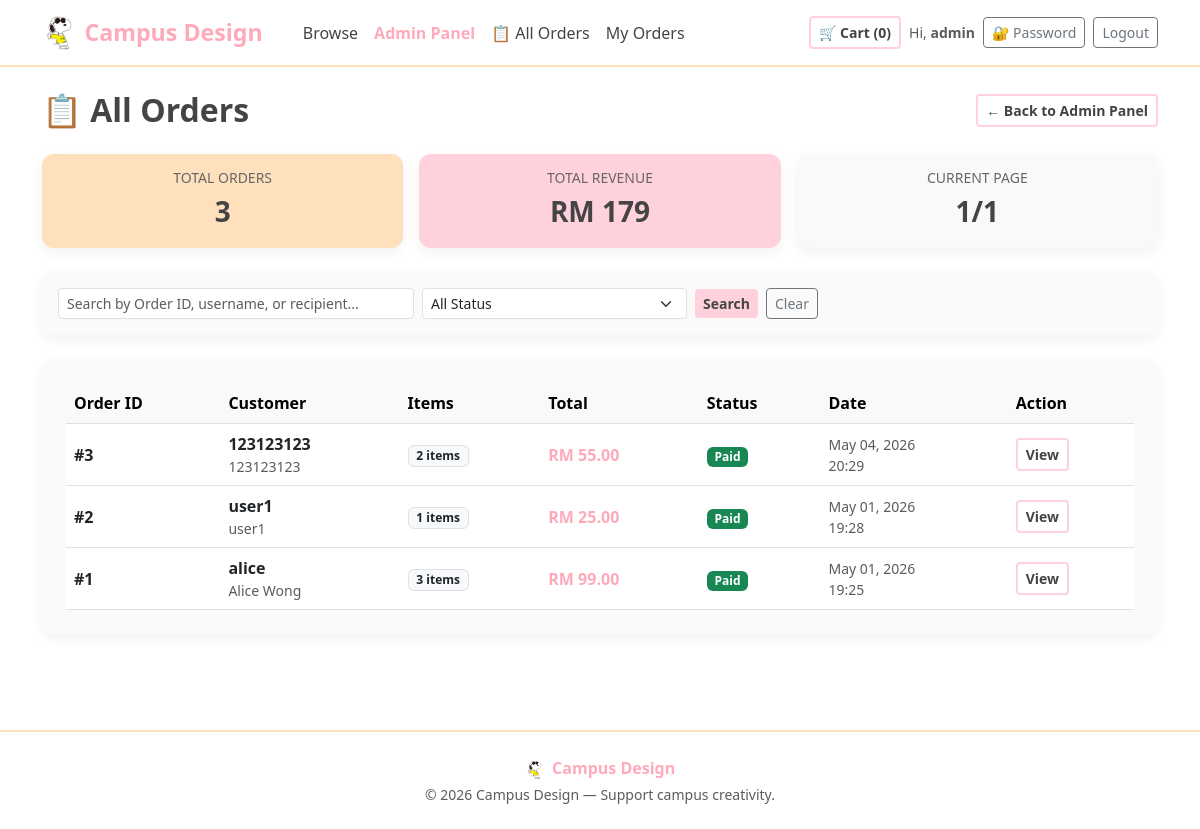
The page /management/orders/ (signed in) on the database its author committed.
### shop/models.py (models this page shows, shortened)
class User(AbstractUser):
    ROLE_CHOICES = (
        ('buyer', 'Buyer'),
        ('seller', 'Seller'),
        ('admin', 'Admin'),
    )
    role = models.CharField(
        max_length=10,
        choices=ROLE_CHOICES,
        default='buyer',
        verbose_name='Role'
    )
    student_id = models.CharField(
        max_length=20,
        blank=True,
        null=True,
        verbose_name='Student ID'
    )
    phone = models.CharField(
        max_length=20,
        blank=True,
        null=True,
        verbose_name='Phone Number'
    )
    avatar = models.ImageField(
        upload_to='avatars/',
        blank=True,
        null=True,
        verbose_name='Avatar'
    )
    bio = models.TextField(
        blank=True,
        default='',
        verbose_name='Bio'
    )
    class Meta:
        verbose_name = 'User'
        verbose_name_plural = 'Users'
        ordering = ['-date_joined']

class Order(models.Model):
    STATUS_CHOICES = (
        ('pending', 'Pending'),
        ('paid', 'Paid'),
        ('shipped', 'Shipped'),
        ('completed', 'Completed'),
        ('cancelled', 'Cancelled'),
    )
    PAYMENT_CHOICES = (
        ('online', 'Online Payment'),
        ('cash', 'Cash on Delivery'),
        ('transfer', 'Bank Transfer'),
    )
    user = models.ForeignKey(
        User,
        on_delete=models.CASCADE,
        related_name='orders',
        verbose_name='Buyer'
    )
    total_amount = models.DecimalField(
        max_digits=10,
        decimal_places=2,
        verbose_name='Total Amount'
    )
    status = models.CharField(
        max_length=20,
        choices=STATUS_CHOICES,
        default='pending',
        verbose_name='Status'
    )
    payment_method = models.CharField(
        max_length=20,
        choices=PAYMENT_CHOICES,
        default='online',
        verbose_name='Payment Method'
    )
    full_name = models.CharField(
        max_length=200,
        default='',
        verbose_name='Recipient Name'
    )
    email = models.EmailField(
        default='',
        verbose_name='Email'
    )
    address = models.TextField(
        default='',
        verbose_name='Shipping Address'
    )
    phone = models.CharField(
        max_length=20,
        blank=True,
        default='',
        verbose_name='Phone'
    )
    notes = models.TextField(
        blank=True,
        default='',
        verbose_name='Order Notes'
    )
    created_at = models.DateTimeField(
        auto_now_add=True,
        verbose_name='Created At'
    )
    updated_at = models.DateTimeField(
        auto_now=True,
        verbose_name='Updated At'
    )
    class Meta:
        verbose_name = 'Order'
        verbose_name_plural = 'Orders'
        ordering = ['-created_at']

### shop/views.py (the view)
# urls.py: path('management/orders/',      views.admin_order_history, name='admin_order_history'),
@login_required
@user_passes_test(_is_admin, login_url='/')
def admin_order_history(request):
    orders = Order.objects.all().select_related('user').prefetch_related(
        'items__product', 'items__seller'
    ).order_by('-created_at')
    status = request.GET.get('status', '').strip()
    if status:
        orders = orders.filter(status=status)
    search = request.GET.get('search', '').strip()
    if search:
        orders = orders.filter(
            Q(id__icontains=search) |
            Q(user__username__icontains=search) |
            Q(full_name__icontains=search)
        )
    paginator = Paginator(orders, 15)
    page_obj = paginator.get_page(request.GET.get('page'))
    total_orders = Order.objects.count()
    total_revenue = Order.objects.filter(
        status__in=['paid', 'completed']
    ).aggregate(t=Sum('total_amount'))['t'] or 0
    return render(request, 'admin_panel/order_history.html', {
        'orders': page_obj,
        'page_obj': page_obj,
        'status': status,
        'search': search,
        'status_choices': Order.STATUS_CHOICES,
        'total_orders': total_orders,
        'total_revenue': total_revenue,
        'active_page': 'admin',
    })

### shop/templatetags/cart_tags.py (called while the page is built)
@register.simple_tag
def cart_item_count(user):
    try:
        if user.is_authenticated and hasattr(user, 'cart_items'):
            return user.cart_items.aggregate(total=Sum('quantity'))['total'] or 0
    except Exception:
        pass
    return 0

### shop/views.py (called while the page is built)
def _is_admin(u):
    return u.is_authenticated and u.role == 'admin'

### templates/admin_panel/order_history.html (shortened to what this page needs)
{% extends 'base.html' %}
{% block content %}
<div class="container mt-4 pb-5">
    <div class="d-flex flex-wrap justify-content-between align-items-center mb-4">
        <h2 class="fw-bold mb-0">📋 All Orders</h2>
        <div class="d-flex gap-2">
            <a href="{% url 'admin_management' %}" class="btn btn-outline-pink btn-sm">
                ← Back to Admin Panel
            </a>
        </div>
    </div>
    <div class="row g-3 mb-4">
        <div class="col-md-4">
            <div class="card-plain p-3 text-center" style="background:var(--orange);">
                <h6 class="text-uppercase small mb-1" style="color:#666;">Total Orders</h6>
                <p class="fs-3 fw-bold mb-0">{{ total_orders }}</p>
            </div>
        </div>
        <div class="col-md-4">
            <div class="card-plain p-3 text-center" style="background:var(--pink);">
                <h6 class="text-uppercase small mb-1" style="color:#666;">Total Revenue</h6>
                <p class="fs-3 fw-bold mb-0">RM {{ total_revenue }}</p>
            </div>
        </div>
        <div class="col-md-4">
            <div class="card-plain p-3 text-center bg-light">
                <h6 class="text-uppercase small mb-1" style="color:#666;">Current Page</h6>
                <p class="fs-3 fw-bold mb-0">{{ page_obj.number }}/{{ page_obj.paginator.num_pages }}</p>
            </div>
        </div>
    </div>
    <div class="card-plain p-3 mb-4" style="background:#FAFAFA;">
        <form method="get" class="row g-2 align-items-center">
            <div class="col-md-4">
                <input type="text" name="search" class="form-control form-control-sm"
                       placeholder="Search by Order ID, username, or recipient..."
                       value="{{ search }}">
            </div>
            <div class="col-md-3">
                <select name="status" class="form-select form-select-sm">
                    <option value="">All Status</option>
                </select>
            </div>
            <div class="col-auto">
                <button type="submit" class="btn btn-pink btn-sm">Search</button>
            </div>
            <div class="col-auto">
                <a href="{% url 'admin_order_history' %}" class="btn btn-outline-secondary btn-sm">Clear</a>
            </div>
        </form>
    </div>
    <div class="card-plain p-4" style="background:#FAFAFA;">
        <div class="table-responsive">
            <table class="table align-middle mb-0">
                <thead class="table-light">
                    <tr>
                        <th>Order ID</th>
                        <th>Customer</th>
                        <th>Items</th>
                        <th>Total</th>
                        <th>Status</th>
                        <th>Date</th>
                        <th>Action</th>
                    </tr>
                </thead>
                <tbody>
                    {% for order in orders %}
                    <tr>
                        <td class="fw-bold">#{{ order.id }}</td>
                        <td>
                            <div class="fw-semibold">{{ order.user.username }}</div>
                            <div class="small text-muted">{{ order.full_name }}</div>
                        </td>
                        <td>
                            <span class="badge bg-light text-dark border">{{ order.items.count }} items</span>
                        </td>
                        <td class="fw-bold" style="color:var(--pink-deep);">RM {{ order.total_amount }}</td>
                        <td>
                            {% if order.status == 'paid' %}
                            <span class="badge bg-success">{{ order.get_status_display }}</span>
                            {% elif order.status == 'shipped' %}
                            <span class="badge bg-info">{{ order.get_status_display }}</span>
                            {% elif order.status == 'completed' %}
                            <span class="badge bg-primary">{{ order.get_status_display }}</span>
                            {% elif order.status == 'cancelled' %}
                            <span class="badge bg-danger">{{ order.get_status_display }}</span>
                            {% else %}
                            <span class="badge bg-warning text-dark">{{ order.get_status_display }}</span>
                            {% endif %}
                        </td>
                        <td class="small text-muted">{{ order.created_at|date:"M d, Y" }}<br>{{ order.created_at|date:"H:i" }}</td>
                        <td>
                            <a href="{% url 'order_detail' order.id %}" class="btn btn-outline-pink btn-sm">
                                View
                            </a>
                        </td>
                    </tr>
                    {% endfor %}
                </tbody>
            </table>
        </div>
    </div>
</div>
{% endblock %}

### templates/base.html (shortened to what this page needs)
{% load static %}
{% load cart_tags %}
<!DOCTYPE html>
<html lang="en">
<head>
    <link href="https://cdn.jsdelivr.net/npm/bootstrap@5.3.0/dist/css/bootstrap.min.css" rel="stylesheet">
</head>
<body>
<nav class="navbar navbar-expand-lg topnav sticky-top">
    <div class="container">
        <a class="navbar-brand d-flex align-items-center" href="{% url 'index' %}">
            <img src="{% static 'images/logo.png' %}" alt="Logo"
                 height="36" class="me-2" onerror="this.style.display='none'">
            Campus Design
        </a>
        <div class="collapse navbar-collapse" id="navMain">
            <ul class="navbar-nav me-auto ms-3">
                <li class="nav-item">
                    <a class="nav-link {% if active_page == 'browse' %}active{% endif %}"
                       href="{% url 'index' %}">Browse</a>
                </li>
                {% if user.is_authenticated and user.role == 'admin' %}
                <li class="nav-item">
                    <a class="nav-link {% if active_page == 'admin' %}active{% endif %}"
                       href="{% url 'admin_management' %}">Admin Panel</a>
                </li>
                <li class="nav-item">
                    <a class="nav-link {% if active_page == 'admin_orders' %}active{% endif %}"
                       href="{% url 'admin_order_history' %}">📋 All Orders</a>
                </li>
                {% endif %}
                {% if user.is_authenticated %}
                <li class="nav-item">
                    <a class="nav-link {% if active_page == 'orders' %}active{% endif %}"
                       href="{% url 'order_history' %}">My Orders</a>
                </li>
                {% endif %}
            </ul>
            <div class="d-flex align-items-center gap-2">
                {% cart_item_count user as item_count %}
                <a href="{% url 'cart' %}" class="btn btn-outline-pink btn-sm">
                    🛒 Cart (<span id="cart-count">{{ item_count }}</span>)
                </a>
                {% if user.is_authenticated %}
                    <span class="text-muted small d-none d-md-inline">
                        Hi, <strong>{{ user.username }}</strong></span>
                    <a href="{% url 'password_change' %}" class="btn btn-outline-secondary btn-sm">🔐 Password</a>
                    <a href="{% url 'logout' %}" class="btn btn-outline-secondary btn-sm">Logout</a>
                {% else %}
                    <a href="{% url 'login' %}" class="btn btn-pink btn-sm">Login</a>
                    <a href="{% url 'register' %}" class="btn btn-outline-pink btn-sm">Register</a>
                {% endif %}
            </div>
        </div>
    </div>
</nav>
<main class="flex-grow">
    {% block content %}{% endblock %}
</main>
<footer class="text-center py-4 mt-5">
    <div class="container">
        <p class="mb-1 fw-bold" style="color:var(--pink-deep);">
            <img src="{% static 'images/logo.png' %}" alt="" height="20"
                 class="me-1" onerror="this.style.display='none'"> Campus Design
        </p>
        <p class="text-muted small mb-0">
            &copy; 2026 Campus Design &mdash; Support campus creativity.
        </p>
    </div>
</footer>
</body>
</html>

### rows shown on the page
User: username "admin"
Order: id "3", user.username "123123123", full_name "123123123", items.count "2", total_amount "55.00", status "Paid", created_at "May 04, 2026", created_at "20:29"
Order: id "2", user.username "user1", full_name "user1", items.count "1", total_amount "25.00", status "Paid", created_at "May 01, 2026", created_at "19:28"
Order: id "1", user.username "alice", full_name "Alice Wong", items.count "3", total_amount "99.00", status "Paid", created_at "May 01, 2026", created_at "19:25"

### other values the page prints
{{ item_count }} "0"
{{ total_orders }} "3"
{{ total_revenue }} "179"
{{ page_obj.number }} "1"
{{ page_obj.paginator.num_pages }} "1"
